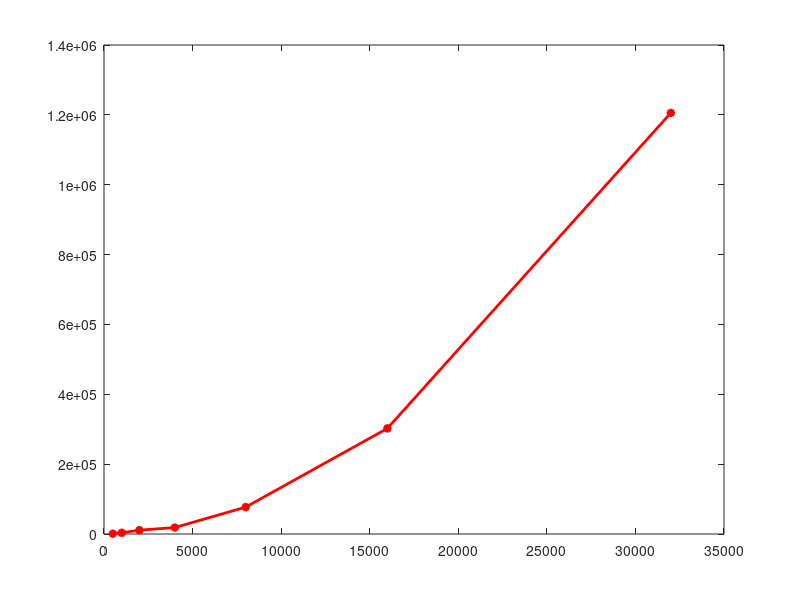

Write the MATLAB code that produced this figure.
#Plot_MaxSubSum1.m

x = [500 1000 2000 4000 8000 16000 32000];

MaxSubSum1 = [887 3532 10946 18486 76969 302299 1205543];

plot(x, MaxSubSum1, "linewidth", 2, "color", 'r', "marker", '*');
pause(100);
